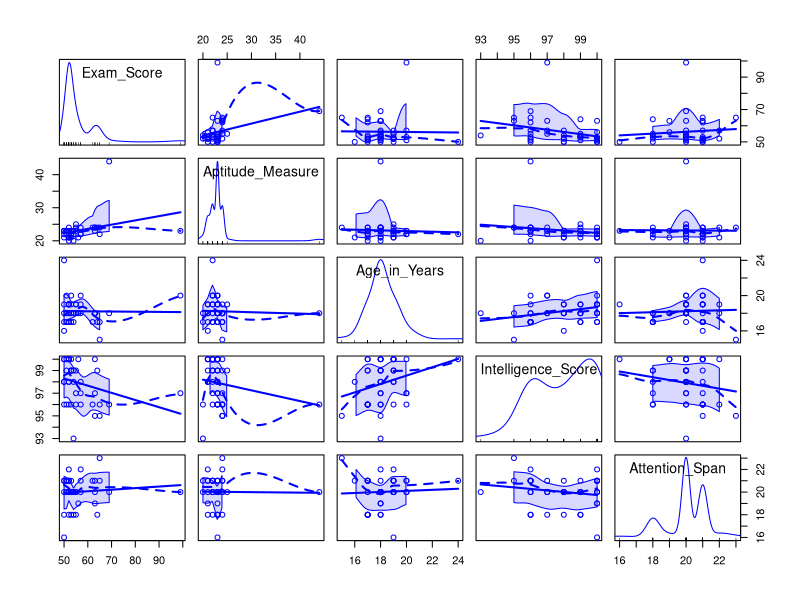
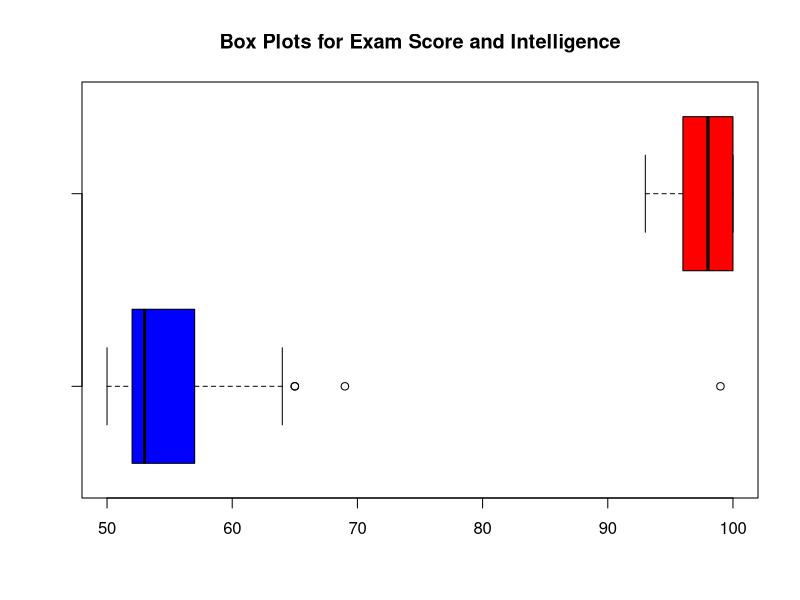

Write the R code that produced these figures, in order.
# Name: Muaaz Faiyazuddin
# UTA ID: 1001949623

# Assignment 4

#Problem 1

data.score = read.table("score.txt", header = TRUE)
data.score
installed.packages("car")
library(car)
scatterplotMatrix(data.score)

#Comments
# The diagonal cells are density plots and the off-diagonal cells are the scattered plots.
# The off-diagonal cells are scattered and random because there is not much correlation.
# Exam_Score : Cell (1,1) is skewed right
# Aptitude_Measure Cell (2,2) is also skewed right
# Age : Cell(3,3) seems to Normal in Bell Shaped Distribution
# Intelligence : Cell(4,4) is in Bi-Modal Distribution
# Attention Span : Cell(5,5) is MultiModal Distribution

cov(data.score)
#Comments
# The Diagonal Elements of the Matrix are Variances and can be observed that all are positive
# The Off Diagonal Elements of the Matrix are the Covariances. While most of them are negative, there are some positive covariances.
# This means there's joint variability of some Variables. (Aptitude - Score)

cor(data.score)
#Comments
#The diagonal elements of the Correlation Matrix are all "1" which means there is perfect positive correlation.
# The off diagonal elements shows how much do the variables relate. As observed the highest off diagonal correlation is 0.3 which Exam Score - Aptitude.

sapply(data.score, mean)
# Comments
# The means are not comparable. T - Test can be done for the comparison of the means.

boxplot(data.score[,1],data.score[,4],range = 1.5, horizontal = T, col = c("Blue","Red"), main = "Box Plots for Exam Score and Intelligence")
#Comments
# The Blue is the Boxplot of Exam Scores and it seems to be symmetric
# The red is the Boxplot of the Intelligence_Score which seems to be heavily Right Skewed and has three outliers.

